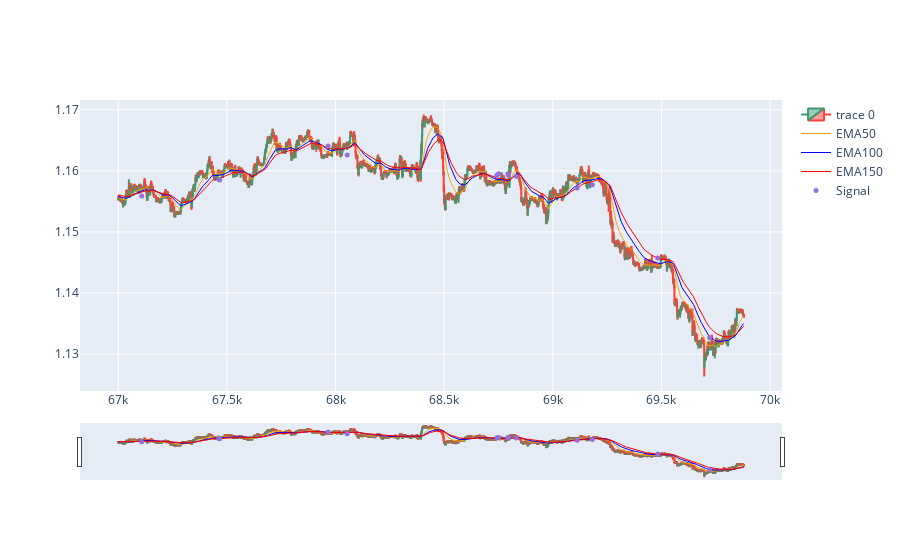

The notebook cell this image was saved under:
### Code cell
import plotly.graph_objects as go
from plotly.subplots import make_subplots
from datetime import datetime

months = 24*4*30
startid = 67000
dfpl = df[startid:startid+1*months]

fig = go.Figure(data=[go.Candlestick(x=dfpl.index,
                open=dfpl['Open'],
                high=dfpl['High'],
                low=dfpl['Low'],
                close=dfpl['Close']),
                go.Scatter(x=dfpl.index, y=dfpl.EMA50, line=dict(color='orange', width=1), name="EMA50"),
                go.Scatter(x=dfpl.index, y=dfpl.EMA100, line=dict(color='blue', width=1), name="EMA100"),
                go.Scatter(x=dfpl.index, y=dfpl.EMA150, line=dict(color='red', width=1), name="EMA150")])

fig.add_scatter(x=dfpl.index, y=dfpl['pointpos'], mode="markers",
                marker=dict(size=5, color="MediumPurple"),
                name="Signal")
fig.show()

### Figure 1 — Plotly figure (JSON) as saved in the notebook; plotly's stock layout.template omitted (floating-point values rounded to 4 significant figures; data arrays with more than 128 entries replaced by an {"elided": "..."} marker saying what was removed)
{"data": [{"close": {"elided": "2880 float values"}, "high": {"elided": "2880 float values"}, "low": {"elided": "2880 float values"}, "open": {"elided": "2880 float values"}, "type": "candlestick", "x": {"elided": "2880 int values"}}, {"line": {"color": "orange", "width": 1}, "name": "EMA50", "type": "scatter", "x": {"elided": "2880 int values"}, "y": {"elided": "2880 float values"}}, {"line": {"color": "blue", "width": 1}, "name": "EMA100", "type": "scatter", "x": {"elided": "2880 int values"}, "y": {"elided": "2880 float values"}}, {"line": {"color": "red", "width": 1}, "name": "EMA150", "type": "scatter", "x": {"elided": "2880 int values"}, "y": {"elided": "2880 float values"}}, {"marker": {"color": "MediumPurple", "size": 5}, "mode": "markers", "name": "Signal", "type": "scatter", "x": {"elided": "2880 int values"}, "y": {"elided": "2880 float values"}}], "layout": {}}
